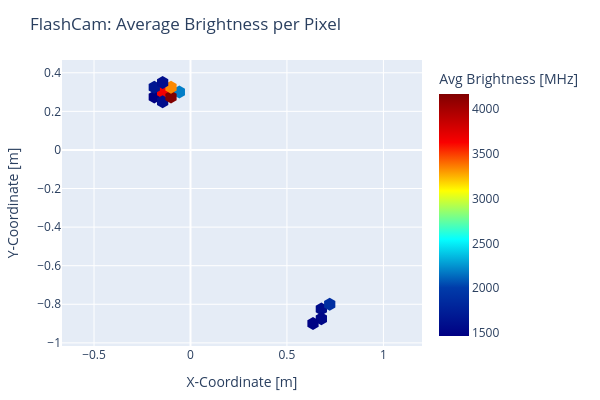

The notebook cell saved with this chart:
### Code cell
import numpy as np
import pandas as pd
from flatfielding import FlatFieldModel
from functions_import_essential_novae import (
    get_typed_nn_pix,
    read_single_run_utc_cut,
    track_sorter,
    plot_brightness_in_trackly,
    plot_brightness_in_track,
    plot_binned_mean_flux_light_curve
)
import matplotlib.pyplot as plt

# --- 1) build your flat-field model & coeff lookup ---
fmodel = FlatFieldModel()
date   = pd.to_datetime("2020-07-18")
tel_id = 5
coeffs = fmodel.get_FlatField(date, tel_id)
flat_hg = coeffs['Coefficient_hg']  # Series indexed by pixel
flat_lg = coeffs['Coefficient_lg']  # Series indexed by pixel

# --- 2) load & sort your tracks as before ---
typed_nn_pix = get_typed_nn_pix(5)
new_high_pixel = read_single_run_utc_cut(161097)
pix, tmp, brightness = new_high_pixel
tracks, possible_meteorites = track_sorter(pix, tmp, brightness, typed_nn_pix)

# --- 3) post-correct each track’s brightness ---
tracks_flat = []
for pix_list, time_list, bright_list in tracks:
    # lookup C for each pixel in the track
    C = np.array([flat_lg.loc[p] for p in pix_list], dtype=float)
    # divide the raw brightness by C
    bright_flat = np.array(bright_list, dtype=float) / C
    tracks_flat.append((pix_list, time_list, bright_flat))

# --- 4) inspect & plot using the flat-fielded tracks ---
for i, track in enumerate(tracks):
    pix = track[0]
    times = track[1]
    brightness = track[2]
    print(f"Track {i} — Unique Pixels: {len(set(pix))}")
    print(f"  First  → Pixel ID: {pix[0]}, Time: {times[0]}, Brightness: {brightness[0]}")
    print(f"  Last   → Pixel ID: {pix[-1]}, Time: {times[-1]}, Brightness: {brightness[-1]}")

for i, (pix_list, time_list, bright_flat) in enumerate(tracks_flat):
    print(f"Track {i} — Unique Pixels: {len(set(pix_list))}")
    print(f"  First  → Pixel ID: {pix_list[0]}, Time: {time_list[0]}, Brightness_flat: {bright_flat[0]}")
    print(f"  Last   → Pixel ID: {pix_list[-1]}, Time: {time_list[-1]}, Brightness_flat: {bright_flat[-1]}")

plot_brightness_in_trackly(tracks_flat)
plot_brightness_in_track(tracks_flat)
plot_binned_mean_flux_light_curve(tracks_flat, track_number=0, time_bin_size=0.1)
plot_binned_mean_flux_light_curve(tracks, track_number=0, time_bin_size=0.1)
plt.show()

### Figure 1 — Plotly figure (JSON) as saved in the notebook; plotly's stock layout.template omitted (floating-point values rounded to 4 significant figures)
{"data": [{"hovertemplate": "<b>%{hovertext}</b><br><br>X-Coordinate [m]=%{x}<br>Y-Coordinate [m]=%{y}<br>Avg Brightness [MHz]=%{marker.color}<extra></extra>", "hovertext": [57, 600, 604, 605, 606, 765, 766, 767, 1741, 1742, 1746, 1757], "legendgroup": "", "marker": {"color": [1467.0, 2188.0, 3655.0, 1587.0, 4167.0, 1667.0, 3337.0, 1593.0, 1566.0, 1529.0, 1881.0, 1486.0], "coloraxis": "coloraxis", "size": 13, "symbol": "hexagon"}, "mode": "markers", "name": "", "orientation": "v", "showlegend": false, "type": "scatter", "x": [-0.1876, -0.05774, -0.1443, -0.1443, -0.101, -0.1876, -0.101, -0.1443, 0.6784, 0.6784, 0.7217, 0.6351], "xaxis": "x", "y": [0.275, 0.3, 0.3, 0.25, 0.275, 0.325, 0.325, 0.35, -0.825, -0.875, -0.8, -0.9], "yaxis": "y"}], "layout": {"coloraxis": {"colorbar": {"title": {"text": "Avg Brightness [MHz]"}}, "colorscale": [[0, "rgb(0,0,131)"], [0.2, "rgb(0,60,170)"], [0.4, "rgb(5,255,255)"], [0.6, "rgb(255,255,0)"], [0.8, "rgb(250,0,0)"], [1, "rgb(128,0,0)"]]}, "height": 400, "legend": {"tracegroupgap": 0}, "margin": {"b": 40, "l": 40, "r": 40, "t": 60}, "title": {"text": "FlashCam: Average Brightness per Pixel"}, "width": 600, "xaxis": {"anchor": "y", "domain": [0, 1], "title": {"text": "X-Coordinate [m]"}}, "yaxis": {"anchor": "x", "domain": [0, 1], "scaleanchor": "x", "scaleratio": 1, "title": {"text": "Y-Coordinate [m]"}}}}
